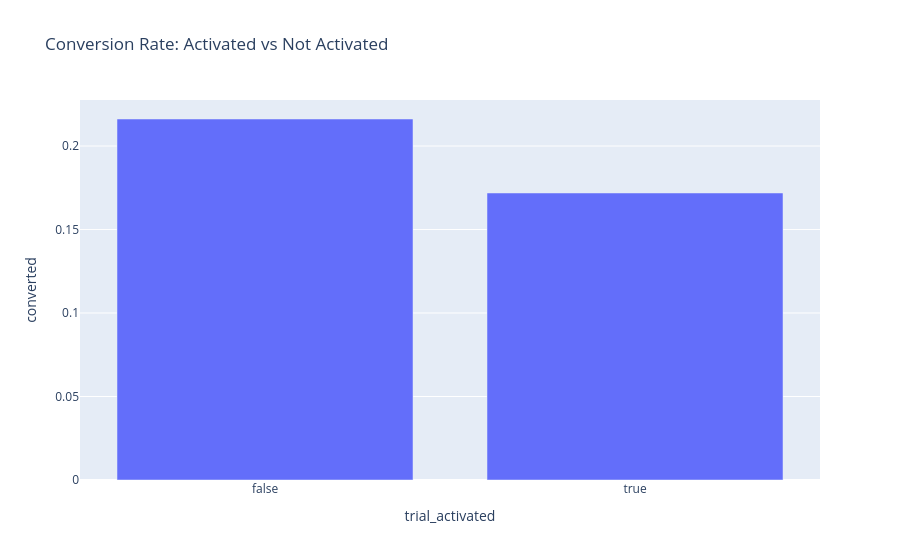

The notebook cell saved with this chart:
### Code cell
px.bar(goal_df.groupby('trial_activated')['converted'].mean().reset_index(),
       x='trial_activated', y='converted', title="Conversion Rate: Activated vs Not Activated").show()

### Figure 1 — Plotly figure (JSON) as saved in the notebook; plotly's stock layout.template omitted (floating-point values rounded to 4 significant figures)
{"data": [{"alignmentgroup": "True", "hovertemplate": "trial_activated=%{x}<br>converted=%{y}<extra></extra>", "legendgroup": "", "marker": {"color": "#636efa", "pattern": {"shape": ""}}, "name": "", "offsetgroup": "", "orientation": "v", "showlegend": false, "textposition": "auto", "type": "bar", "x": [false, true], "xaxis": "x", "y": [0.2162, 0.1719], "yaxis": "y"}], "layout": {"autosize": true, "barmode": "relative", "legend": {"tracegroupgap": 0}, "title": {"text": "Conversion Rate: Activated vs Not Activated"}, "xaxis": {"anchor": "y", "autorange": true, "domain": [0, 1], "range": [-0.5, 1.5], "title": {"text": "trial_activated"}, "type": "category"}, "yaxis": {"anchor": "x", "autorange": true, "domain": [0, 1], "range": [0, 0.2276], "title": {"text": "converted"}, "type": "linear"}}}
